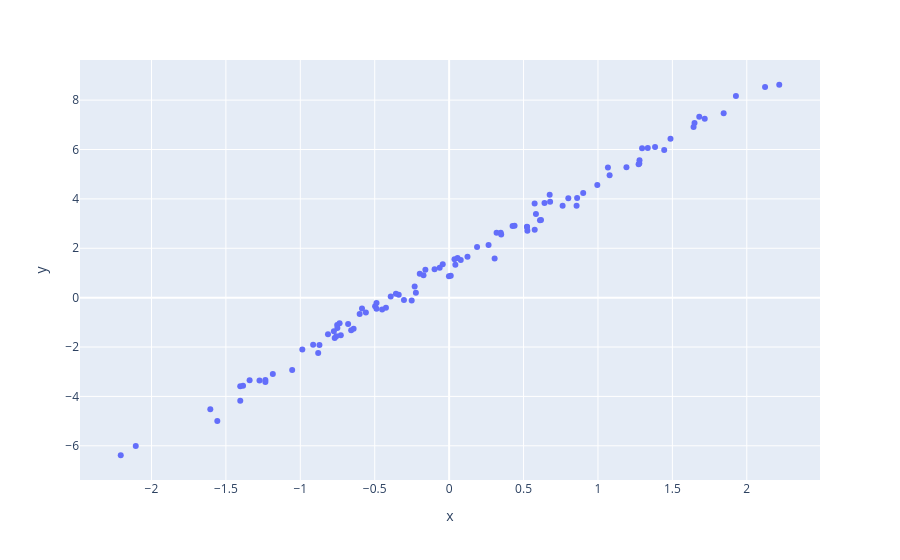

The cell this chart's notebook holds for it:
### Code cell
#Visualizing the data
df = pd.DataFrame({
    "x": X.numpy().ravel(),
    "y": y.numpy().ravel(),
})

fig = px.scatter(df, x="x", y="y")
fig.show()
